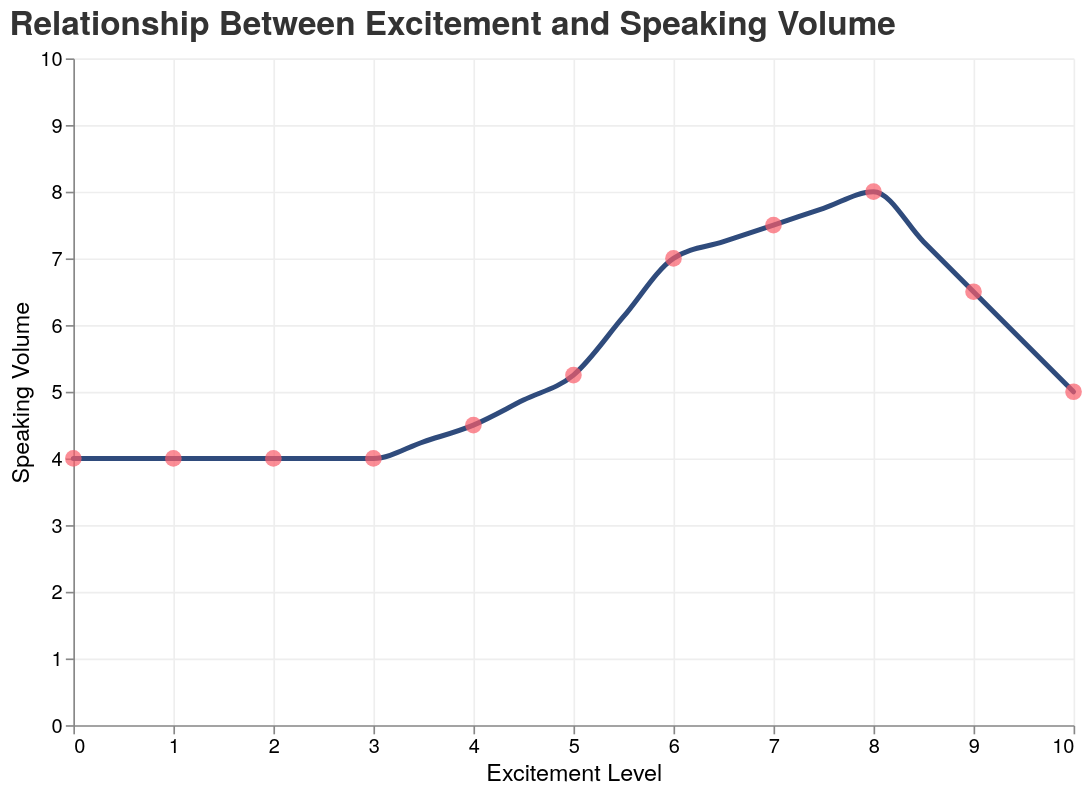

Vega-Lite specification stored for this chart:
### Vega-Lite specification from a JSON file in a GitHub repository (floating-point values rounded to 4 significant figures)
{"$schema": "https://vega.github.io/schema/vega-lite/v5.json", "width": 600, "height": 400, "title": {"text": "Relationship Between Excitement and Speaking Volume", "fontSize": 20, "font": "Helvetica Neue, sans-serif", "anchor": "start", "color": "#333"}, "data": {"values": [{"excitement": 0, "volume": 4}, {"excitement": 0.5, "volume": 4}, {"excitement": 1, "volume": 4}, {"excitement": 1.5, "volume": 4}, {"excitement": 2, "volume": 4}, {"excitement": 2.5, "volume": 4}, {"excitement": 3, "volume": 4}, {"excitement": 3.5, "volume": 4.25}, {"excitement": 4, "volume": 4.5}, {"excitement": 4.5, "volume": 4.875}, {"excitement": 5, "volume": 5.25}, {"excitement": 5.5, "volume": 6.125}, {"excitement": 6, "volume": 7}, {"excitement": 6.5, "volume": 7.25}, {"excitement": 7, "volume": 7.5}, {"excitement": 7.5, "volume": 7.75}, {"excitement": 8, "volume": 8}, {"excitement": 8.5, "volume": 7.25}, {"excitement": 9, "volume": 6.5}, {"excitement": 9.5, "volume": 5.75}, {"excitement": 10, "volume": 5}]}, "layer": [{"mark": {"type": "line", "interpolate": "monotone", "strokeWidth": 3, "color": "#2f4b7c", "strokeCap": "round"}, "encoding": {"x": {"field": "excitement", "type": "quantitative", "title": "Excitement Level", "axis": {"tickCount": 11, "grid": true, "gridColor": "#eee", "labelFont": "Helvetica Neue, sans-serif", "titleFont": "Helvetica Neue, sans-serif", "titleFontWeight": "normal"}, "scale": {"domain": [0, 10]}}, "y": {"field": "volume", "type": "quantitative", "title": "Speaking Volume", "axis": {"grid": true, "gridColor": "#eee", "labelFont": "Helvetica Neue, sans-serif", "titleFont": "Helvetica Neue, sans-serif", "titleFontWeight": "normal"}, "scale": {"domain": [0, 10]}}}}, {"transform": [{"filter": "datum.excitement % 1 == 0"}], "mark": {"type": "point", "size": 100, "filled": true, "color": "#f95d6a"}, "encoding": {"x": {"field": "excitement", "type": "quantitative"}, "y": {"field": "volume", "type": "quantitative"}, "tooltip": [{"field": "excitement", "type": "quantitative", "title": "Excitement Level"}, {"field": "volume", "type": "quantitative", "title": "Speaking Volume"}]}}], "config": {"view": {"stroke": null}, "axis": {"labelFontSize": 12, "titleFontSize": 14}}}
